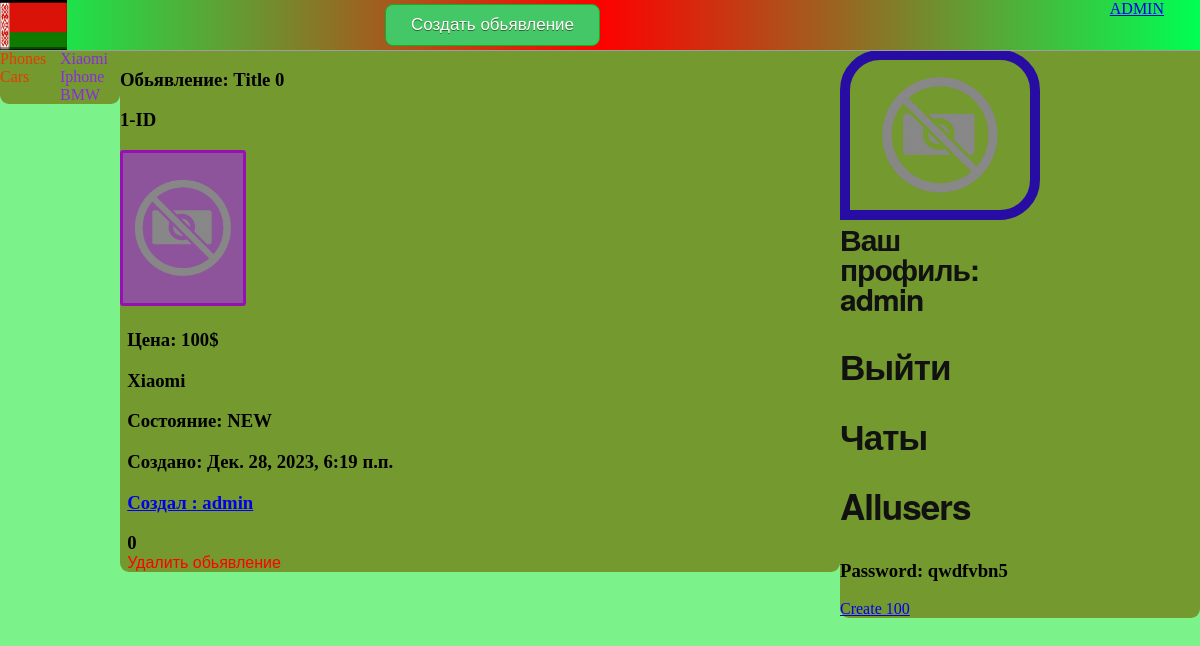
The page /product/1/ (signed in) on the database its author committed.
### svoy01/models.py (models this page shows, shortened)
class Category(MPTTModel):
    name = models.CharField(max_length=50, unique=True)
    parent = TreeForeignKey('self', on_delete=models.CASCADE, blank=True, null=True, related_name='children')
    class MPTTMeta:
        order_insertion_by = ['name']
    class Meta:
        verbose_name = 'Категория'
        verbose_name_plural = 'Категория'
        ordering = ['id']
    def __str__(self):
        return f'{self.name}'
    def get_absolute_url(self):
        return reverse('category', kwargs={'Category_id': self.id})

class Product(models.Model):
    title = models.CharField(max_length=50, verbose_name='Название')
    author = models.ForeignKey(User, blank=True, null=True, default=None, on_delete=models.PROTECT)
    text = models.TextField(verbose_name='Описание')
    cost = models.PositiveIntegerField(default=None, verbose_name='Стоимость', blank=False, )
    photo = models.FileField(blank=True, verbose_name='Главное фото')
    slug = models.SlugField(max_length=255, unique=False, db_index=True, verbose_name='URL')
    condition = models.BooleanField(default=True)
    cat = models.ForeignKey('Category',  verbose_name='Категория', on_delete=models.PROTECT)
    created = models.DateTimeField(auto_now_add=True, auto_now=False, null=True)
    class Meta:
        verbose_name = 'Products'
        verbose_name_plural = 'Products'
        ordering = ['id']

### svoy01/views.py (the view)
# urls.py: path('product/<int:pk>/', cache_page(60)(views.ShowProduct.as_view()), name='product'),
class ShowProduct(DetailView):
    model = Product
    template_name = "svoy01/Product.html"
    slug_url_kwarg = 'product_slug'
    context_object_name = "Product"
    def get_context_data(self, *, object_list=None, **kwargs):
        context = super().get_context_data(**kwargs)
        context['title'] = context['Product']
        context['Category'] = Category.objects.all()
        context['photos'] = PostImage.objects.filter(post_id=self.object.id)
        return context

### svoy01/templates/svoy01/product.html (shortened to what this page needs)
{% extends 'svoy01/layout.html' %}
{% load static %}
{% block content %}
<h1>Обьявление: {{ Product.title|title }}</h1>
<h3>{{ Product.pk }}-ID</h3>
{% if Product.photo %}
    <img class="product_image" style="object-fit: cover; width: 120px; height: 150px;
        border: 3px solid #9610b3;
        border-radius: 3px;
        background-color:#8e549b;" src="{{ Product.photo.url }}"/>
        {% else %}
    <img style="object-fit: cover; width: 120px; height: 150px;
        border: 3px solid #9610b3;
        border-radius: 3px;
        background-color:#8e549b;" src="{% static 'svoy01/images/placeholder-1000x1000.png' %}"/>
{% endif %}
<section class="har">
    <h3 class="cost">Цена: {{ Product.cost }}$</h3>
    {% for c in Category %}
    {% if c.id == Product.cat_id %}
        <h3 class="cost">{{ c }}</h3>
    {% endif %}
    {% endfor %}
    <h3>Состояние:
    {% if Product.condition == True %}
        NEW
    {% else %}
        BY
    {% endif %}
    </h3>
    <h3>Создано: {{ Product.created }}</h3>
    <a href="{% url 'room' receiver_id=Product.author.id %}"><h3>Создал : {{ Product.author }}</h3></a>
    <h3 class="product_text">{{ Product.text }}</h3>
    {% if request.user == Product.author %}
    <a class="delete" href="{% url 'delete' Product.id %}">Удалить обьявление</a>
    {% endif %}
</section>
{% endblock %}

### svoy01/templates/svoy01/layout.html (shortened to what this page needs)
{% load mptt_tags %}
{% load static %}
<!DOCTYPE html>
<html lang="en">
<head>
    <link rel="stylesheet" href="{% static 'svoy01/css/styles.css' %}">
    <link rel="stylesheet" href="https://cdnjs.cloudflare.com/ajax/libs/font-awesome/4.7.0/css/font-awesome.min.css">
</head>
<body class="body">
<nav class="header">
    <a style="position: absolute; right: 3%;" href="{% url 'admin' %}">ADMIN</a>
    {% if user.is_authenticated %}
        <a class="admin" href="{% url 'create' %}">Создать обьявление</a>
    {% endif %}
    <a href="{% url 'home' %}"><img style=" width: auto; height: 50px;" src="{% static 'svoy01/images/belarus.jpg' %}"></a>
</nav>
<section>
    <section class="sec1">
        <div id="app">
            <section style="width:50%; margin: 0px; float:left;">
            {% for c in Category %}
                {% if c.level == 0 %}
                        <div class="cat" v-on:click="counter = {{ c.id }}">{{ c }}</div>
                {% endif %}
            {% endfor %}
            </section>
            <section style="width:50%; margin: 0px; float:right;">
            {% for c in Category %}
                {% if c.level == 1 %}
                    <a class="subcat" v-if="counter == {{ c.parent_id }}"  href="{{ c.get_absolute_url }}">{{ c.name }}</a>
                {% endif %}
            {% endfor %}
            </section>
            </div>
    </section>
        <section class="sec2">
            {% block content %}{% endblock %}
        </section>
    <section class="sec3">
        {% if request.user.is_authenticated %}
            {% if user.profile.photo %}
        <img class="user_img" src="{{ user.profile.photo.url }}"/>
            {% else %}
        <img class="user_img" src="{% static 'svoy01/images/placeholder-1000x1000.png' %}"/>
            {% endif %}
        <a class="text" href="{% url 'area' %}">Ваш профиль: {{ user.username }}</a><a class="text" href="{% url 'logout' %}"><h3>Выйти</h3></a>
        <a class="text" href="{% url 'chats' %}"><h3>Чаты</h3></a>
        <a class="text" href="{% url 'all_users' %}"><h3>Allusers</h3></a>
        {% else %}
        <a class="text" href="{% url 'register' %}"><h3>Регистрация</h3></a><a class="text" href="{% url 'login' %}"><h3>Войти</h3></a>
        {% endif %}
        <h3>Password: qwdfvbn5</h3>
        <a href="{% url 'create_100' %}">Create 100</a>
    </section>
</section>
</body>
</html>

### svoy01/static/svoy01/css/styles.css (style rules this page uses)
.cat { position: relative; color: #e63c00; cursor: pointer; display:block; }
.subcat { position: relative; color: #8A2BE2; cursor: pointer; text-decoration: none; width:20px; display:block; }
.body { background-color: #7cf28b; opacity: 100%; padding:0px; margin: 50px 0px 0px 0px ; }
.header { position: fixed; top:0; width:100%; height:50px; background-color:gray; background: rgb(0,255,83); background: linear-gradient(90deg, rgba(0,255,83,1) 0%, rgba(255,0,0,1) 50%, rgba(0,255,83,1) 100%); border-bottom: 1px solid #9e9e9e; z-index: 2; }
.sec1 { width:10%; float:left; background-color: #74992e; border-radius: 0px 0px 9px 9px; }
.sec2 { width:60%; float:left; background-color:#74992e; border-radius: 0px 0px 9px 9px; }
.sec3 { width:30%; float:right; background-color:#74992e; border-radius: 0px 0px 9px 9px; }
.har { width:99%; height:auto; float:right; }
.delete { color:red; text-decoration:none; font-family:Verdana, sans-serif; }
.user_img { border: 10px solid #280DA4; border-radius: 40px 40px 40px 0px; object-fit: cover; width: 180px; height: 150px; }
.product_text { overflow-wrap: break-word; margin: 0px; }
.admin { background-color:#44c767; border-radius: 8px; border:1px solid #18ab29; display:inline-block; cursor:pointer; color:#ffffff; font-family:Arial; font-size:17px; padding: 10px 25px; text-decoration:none; text-shadow:0px 1px 0px #2f6627; font-family:Verdana, sans-serif; position: absolute; top: 4px; right: 50%; }
.text { color: #111; font-family: 'Helvetica Neue', sans-serif; font-size: 30px; font-weight: bold; letter-spacing: -1px; line-height: 1; text-align: left; text-decoration: none; transition: 0s; width: 50%; display: block; }

### rows shown on the page
Category: name "Phones"
Category: name "Cars"
Category: name "Xiaomi"
Category: name "Iphone"
Category: name "BMW"
Product: title "Title 0", pk "1", cost "100", created "Дек. 28, 2023, 6:19 п.п.", author "admin", text "0"

### other values the page prints
{{ user.username }} "admin"
